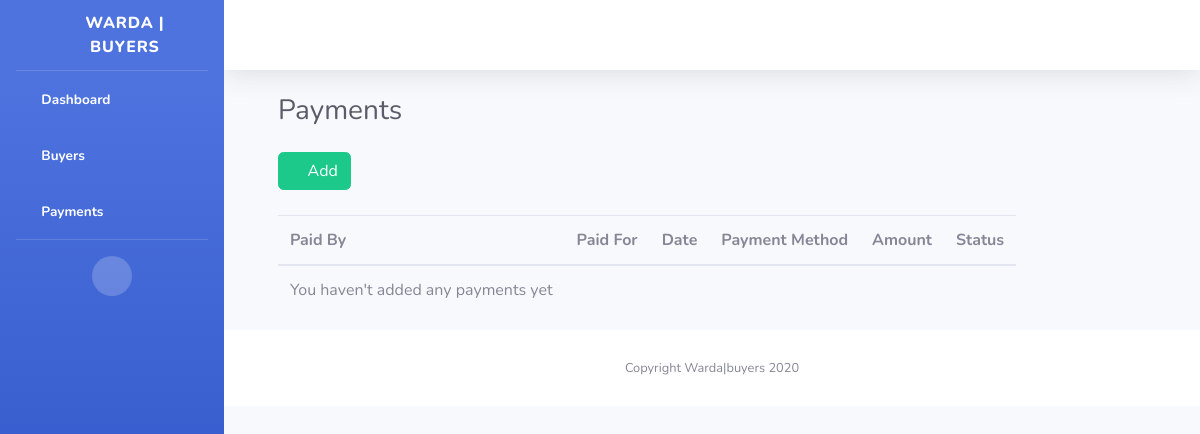
The page /payments/ on the database as committed earlier.
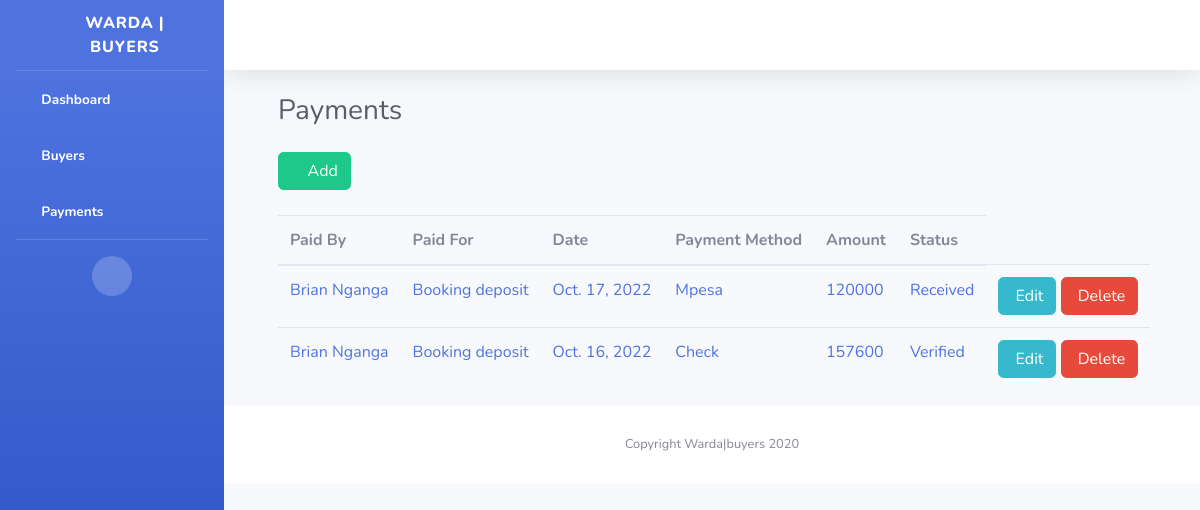
The same page on the database as committed later.
### buyers/models.py (models this page shows, shortened)
class BuyerPayments(models.Model):
    payment_Methods = (
        ("cash","cash"),
        ("Mpesa","Mpesa"),
        ("Check","Check"),
        ("Bank Deposit","Bank Deposit")
    )
    transaction_Status = (
        ("In Process","In Process"),
        ("Received","Received"),
        ("Verified","Verified")
    )
    transactionId = models.CharField(max_length=15, null=True)
    amount = models.IntegerField(null=True)
    paymentFrom = models.ForeignKey(BuyerInfo, on_delete=models.CASCADE)
    paymentMethod = models.CharField(choices=payment_Methods, max_length=100, null=True)
    paidFor = models.CharField(max_length=15, null=True)
    dateReceived = models.DateField(null=True)
    receivedBy = models.CharField(max_length=15, null=True)
    paymentstatus = models.CharField(choices=transaction_Status,max_length=100, null=True)

class BuyerInfo(models.Model):
    GENDER_OPTIONS =(
        ("M","Male"),
        ("F","Female"),
        ("O","Other")
    )
    RESIDENTIAL_OPTIONS = (
        ('R','Resident'),
        ("NR","Non-Resident")
    )
    PAYMENT_CONTRACT = (
        ("Deposit + 3months","Deposit + 3months"),
        ("Deposit + 6months","Deposit + 6months"),
        ("Deposit + 12months","Deposit + 12months"),
        ("Deposit + 24months","Deposit + 24months"),
        ("OT","OT")
    )
    first_name = models.CharField(max_length=255, null=True)
    middle_name = models.CharField(max_length=255, null=True)
    last_name = models.CharField(max_length=255, null=True)
    gender = models.CharField(max_length=1, choices=GENDER_OPTIONS, null=True)
    residential_status = models.CharField(max_length=2, choices=RESIDENTIAL_OPTIONS, null=True)
    current_address = models.CharField(max_length=100, null=True)
    national_id = models.CharField(max_length=10, unique=True, null=True)
    date_of_birth = models.DateField(null=True)
    kra_pin = models.CharField(max_length=11, unique=True, null=True)
    passport_photo = models.ImageField(blank=True, null=True)
    buyer_personal_number = models.CharField(max_length=50, null=True)
    buyers_email = models.EmailField(unique=True, null=True)
    mobile_phone = models.CharField(max_length=15, null=True)
    date_of_registration = models.DateField(null=True)
    project_assigned = models.ForeignKey(Plot, on_delete=models.CASCADE)
    plot_booked = models.ForeignKey(Plot_Number, on_delete=models.CASCADE)
    contract_type = models.CharField(choices=PAYMENT_CONTRACT, max_length=100, null=True)
    deposit_amount = models.IntegerField(null=True)
    balance_amount = models.IntegerField( null=True)
    registeredBy = models.CharField(max_length=15, null=True)
    def __str__(self):
        return self.first_name + " " + self.last_name

### buyers/views.py (the view)
# urls.py: path('payments/', views.all_payments, name='payments'),
def all_payments(request):
    payments = BuyerPayments.objects.all()
    return render(request, 'buyers/payments.html', {'payments': payments})

### templates/buyers/payments.html (shortened to what this page needs)
{% extends 'base2.html' %}
{% load static %}
{% block content %}
{% load crispy_forms_tags %}
<div class="container-fluid">
    <div class="d-sm-flex align-items-center justify-content-between mb-4">
        <h1 class="h3 mb-0 text-gray-800" style="margin-left:30px">Payments</h1>
    </div>
    <div class="row" style="margin-left:30px">
        <section class="panel">
            <header class="panel-heading" style="margin-bottom:5px">
                <a href="{% url 'buyers:create_payment' %}" style="color:white; margin-bottom:20px" class="btn btn-success btn-xs"><i class="fa fa-plus"></i> Add </a>
            </header>
            <table class="table table-hover p-table   responsive" width="100%" id="payments">
                <thead>
                <tr>
                    <th>Paid By</th>
                    <th>Paid For</th>
                    <th>Date</th>
                    <th>Payment Method</th>
                    <th>Amount</th>
                    <th>Status</th>
                </tr>
                </thead>
                <tbody>
                {% for payment in payments %}
                <tr>
                    <td class="p-name">
                        <a href="{{ payment.id }}">{{payment.paymentFrom}}</a>
                    </td>
                    <td class="p-name">
                        <a href="{{ payment.id }}">{{payment.paidFor}}</a>
                    </td>
                    <td class="p-name">
                        <a href="{{ payment.id }}">{{payment.dateReceived}}</a>
                    </td>
                    <td class="p-name">
                        <a href="{{ payment.id }}">{{payment.paymentMethod}}</a>
                    </td>
                    <td class="p-name">
                        <a href="{{ payment.id }}">{{payment.amount}}</a>
                    </td>
                    <td class="p-name">
                        <a href="{{ payment.id }}">{{payment.paymentstatus}}</a>
                    </td>
                    <td>
                        <a href="{% url 'buyers:edit_payment' payment.id %}" class="btn btn-info btn-xs"> Edit </a>
                        <a role="button" style="color:white" class="btn btn-danger btn-xs" data-toggle="modal"
                           data-target="#modalConfirm"> Delete </a>
                    </td>
                    {% empty %}
                    <td class="p-name">
                        <a>You haven't added any payments yet</a>
                    </td>
                {% endfor %}
                </tbody>
            </table>
        </section>
    </div>
</div>
{% endblock %}

### templates/base2.html (shortened to what this page needs)
<!DOCTYPE html>
<html lang="en">
<head>
    {% load static %}
    <link href="{% static 'theme/vendor/fontawesome-free/css/all.min.css'  %}" rel="stylesheet" type="text/css">
    <link href="{% static 'theme/css/sb-admin-2.min.css'  %}" rel="stylesheet">
    <link href="{% static 'css/app.css'  %}" rel="stylesheet">
    <link href="{% static 'jquerui/jquery-ui.css' %}" rel='stylesheet' type='text/css'/>
    <link href="https://cdn.datatables.net/1.10.20/css/jquery.dataTables.min.css" rel='stylesheet' type='text/css'/>
</head>
<body id="page-top">
<div id="wrapper">
    <ul class="navbar-nav bg-gradient-primary sidebar sidebar-dark accordion" id="accordionSidebar">
        <a class="sidebar-brand d-flex align-items-center justify-content-center" href="{% url 'buyers:index' %}">
            <div class="sidebar-brand-icon rotate-n-15">
                <i class="fas fa-money-check-alt"></i>
            </div>
            <div class="sidebar-brand-text mx-3">Warda | buyers</div>
        </a>
        <hr class="sidebar-divider my-0">
        <li class="nav-item active">
            <a class="nav-link" href="{% url 'buyers:index' %}">
                <i class="fas fa-fw fa-tachometer-alt"></i>
                <span>Dashboard</span></a>
        </li>
        <li class="nav-item active">
            <a class="nav-link" href="{% url 'buyers:buyers' %}">
                <i class="fas fa-fw fa-user-friends"></i>
                <span>Buyers</span></a>
        </li>
        <li class="nav-item active">
            <a class="nav-link" href="{% url 'buyers:payments' %}">
                <i class="fas fa-fw fa-plus"></i>
                <span>Payments</span></a>
        </li>
        <hr class="sidebar-divider">
        <div class="text-center d-none d-md-inline">
            <button class="rounded-circle border-0" id="sidebarToggle"></button>
        </div>
    </ul>
    <div id="content-wrapper" class="d-flex flex-column">
        <div id="content">
            <nav class="navbar navbar-expand navbar-light bg-white topbar mb-4 static-top shadow">
                <ul class="navbar-nav ml-auto">
                    <li class="nav-item dropdown no-arrow">
                        <a class="nav-link dropdown-toggle" href="#" id="userDropdown" role="button"
                           data-toggle="dropdown" aria-haspopup="true" aria-expanded="false">
                            <i class="far fa-user-circle"></i>
                        </a>
                    </li>
                </ul>
            </nav>
            {% block content %}
            {% endblock %}
            <footer class="sticky-footer bg-white">
                <div class="container my-auto">
                    <div class="copyright text-center my-auto">
                        <span>Copyright Warda|buyers 2020</span>
                    </div>
                </div>
            </footer>
        </div>
    </div>
</div>
</body>
</html>

Rows that differ between the two databases and show on the page:
added BuyerPayments: paymentFrom "Brian Nganga", paidFor "Booking deposit", dateReceived "Oct. 17, 2022", paymentMethod "Mpesa", amount "120000", paymentstatus "Received"
added BuyerPayments: paymentFrom "Brian Nganga", paidFor "Booking deposit", dateReceived "Oct. 16, 2022", paymentMethod "Check", amount "157600", paymentstatus "Verified"
Other text that changed with them:
text no longer shown: "You haven't added any payments yet"
